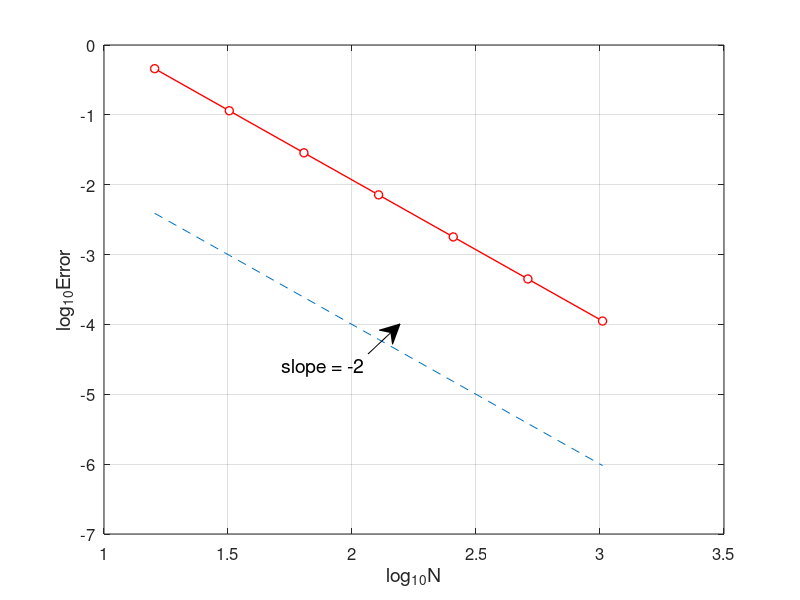

Write the MATLAB code that produced this figure.
% fdm2d1_error.m 
% finite difference method for 2D problem
% -{\Delta}u(x,y)=f(x,y), (x,y) in (0,1)x(0,1);
% f(x,y)=-2*pi^2*exp(pi*(x+y))*(sin(pi*x)*cos(pi*y)+cos(pi*x)*sin(pi*y))
% exact solution: u(x,y)=exp(pi*x+pi*y)*sin(pi*x)*sin(pi*y)
clear all; close all;
Nvec=2.^(4:10);
Error=[];
for n=Nvec
   h=1/n;
   x=(0:h:1)';
   y=(0:h:1)';
   N=length(x)-1;
   M=length(y)-1;
   [X,Y]=meshgrid(x,y);
   X=X(2:M,2:N);
   Y=Y(2:M,2:N);
   % generate the matrix of RHS
   f=-2*pi^2*exp(pi*X+pi*Y).*(sin(pi*X).*cos(pi*Y)+cos(pi*X).*sin(pi*Y));
   % constructing the coefficient matrix
   e=ones(N-1,1);
   C=1/h^2*spdiags([-e 4*e -e],[-1 0 1],N-1,N-1);
   D=-1/h^2*eye(N-1);
   e=ones(M-1,1);
   A=kron(eye(M-1),C)+kron(spdiags([e e],[-1 1],M-1,M-1),D);
   % solving the linear system
   f=f';
   un=zeros(M+1,N+1);
   un(2:M,2:N)=reshape(A\f(:),N-1,M-1)';
   un(:,1)=0;
   un(:,end)=0;
   ue=zeros(M+1,N+1);
   % numerical solution
   ue(2:M,2:N)=exp(pi*X+pi*Y).*sin(pi*X).*sin(pi*Y);
   error=max(max(abs(un-ue)));     % maximum error
   Error=[Error,error];
end
plot(log10(Nvec),log10(Error),'ro-','MarkerFaceColor','w','LineWidth',1)
hold on
plot(log10(Nvec),log10(Nvec.^(-2)),'--')
grid on
%title('Convergence of Finite Difference Method','fontsize',12)
set(gca,'fontsize',12)
xlabel('log_{10}N','fontsize',14), ylabel('log_{10}Error','fontsize',14),

% add annotation of slope
ax = [0.46 0.50];
ay = [0.41 0.46];
annotation('textarrow',ax,ay,'String','slope = -2','fontsize',14)

% computing convergence order
for i=1:length(Nvec)-1
   order(i)=-log(Error(i)/Error(i+1))/(log(Nvec(i)/Nvec(i+1)));
end
Error
order

% print -dpng -r600 fdm2d1_error.png
% print -depsc2 fdm2d1_error.eps
